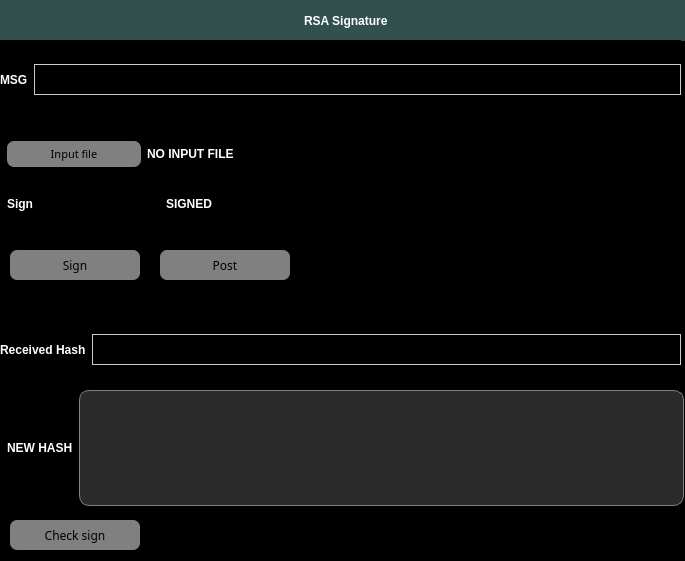
<?xml version="1.0" encoding="UTF-8"?>
<ui version="4.0">
 <class>MainWindow</class>
 <widget class="QMainWindow" name="MainWindow">
  <property name="geometry">
   <rect>
    <x>0</x>
    <y>0</y>
    <width>685</width>
    <height>561</height>
   </rect>
  </property>
  <property name="sizePolicy">
   <sizepolicy hsizetype="Fixed" vsizetype="Fixed">
    <horstretch>0</horstretch>
    <verstretch>0</verstretch>
   </sizepolicy>
  </property>
  <property name="minimumSize">
   <size>
    <width>0</width>
    <height>0</height>
   </size>
  </property>
  <property name="maximumSize">
   <size>
    <width>685</width>
    <height>650</height>
   </size>
  </property>
  <property name="windowTitle">
   <string>RSA Signature</string>
  </property>
  <property name="styleSheet">
   <string notr="true">background-color: rgb(0, 0, 0);</string>
  </property>
  <widget class="QWidget" name="centralwidget">
   <property name="styleSheet">
    <string notr="true">background-color: rgb(0, 0,0);</string>
   </property>
   <widget class="QFrame" name="frame">
    <property name="geometry">
     <rect>
      <x>0</x>
      <y>0</y>
      <width>701</width>
      <height>41</height>
     </rect>
    </property>
    <property name="styleSheet">
     <string notr="true">background-color: rgb(49, 80, 78)</string>
    </property>
    <property name="frameShape">
     <enum>QFrame::StyledPanel</enum>
    </property>
    <property name="frameShadow">
     <enum>QFrame::Raised</enum>
    </property>
    <widget class="QWidget" name="horizontalLayoutWidget">
     <property name="geometry">
      <rect>
       <x>0</x>
       <y>0</y>
       <width>691</width>
       <height>41</height>
      </rect>
     </property>
     <layout class="QHBoxLayout" name="horizontalLayout">
      <item>
       <spacer name="horizontalSpacer">
        <property name="orientation">
         <enum>Qt::Horizontal</enum>
        </property>
        <property name="sizeHint" stdset="0">
         <size>
          <width>40</width>
          <height>20</height>
         </size>
        </property>
       </spacer>
      </item>
      <item>
       <widget class="QLabel" name="label_4">
        <property name="styleSheet">
         <string notr="true">color: white;
font: 18pt &quot;Century Gothic&quot;;
font-weight: 700;</string>
        </property>
        <property name="text">
         <string>RSA Signature</string>
        </property>
       </widget>
      </item>
      <item>
       <spacer name="horizontalSpacer_2">
        <property name="orientation">
         <enum>Qt::Horizontal</enum>
        </property>
        <property name="sizeHint" stdset="0">
         <size>
          <width>40</width>
          <height>20</height>
         </size>
        </property>
       </spacer>
      </item>
     </layout>
    </widget>
   </widget>
   <widget class="QPushButton" name="sign_btn">
    <property name="geometry">
     <rect>
      <x>10</x>
      <y>250</y>
      <width>130</width>
      <height>30</height>
     </rect>
    </property>
    <property name="font">
     <font>
      <family>Century Gothic</family>
     </font>
    </property>
    <property name="styleSheet">
     <string notr="true">QPushButton {
	color: black;
	background-color: grey;
	border-radius: 7px;
}

QPushButton:pressed {
	background-color: rgb(102, 102, 102);
}</string>
    </property>
    <property name="text">
     <string>Sign</string>
    </property>
   </widget>
   <widget class="QWidget" name="horizontalLayoutWidget_2">
    <property name="geometry">
     <rect>
      <x>0</x>
      <y>120</y>
      <width>691</width>
      <height>116</height>
     </rect>
    </property>
    <layout class="QHBoxLayout" name="horizontalLayout_2" stretch="1,100,1">
     <item>
      <spacer name="horizontalSpacer_4">
       <property name="orientation">
        <enum>Qt::Horizontal</enum>
       </property>
       <property name="sizeHint" stdset="0">
        <size>
         <width>40</width>
         <height>20</height>
        </size>
       </property>
      </spacer>
     </item>
     <item>
      <layout class="QGridLayout" name="gridLayout" rowstretch="0,0" columnstretch="1,4,0">
       <item row="0" column="0">
        <widget class="QPushButton" name="InputFile_btn">
         <property name="font">
          <font>
           <family>Century Gothic</family>
           <pointsize>8</pointsize>
          </font>
         </property>
         <property name="styleSheet">
          <string notr="true">QPushButton {
	color: black;
	background-color: grey;
	border-radius: 7px;
	padding: 5px;
}

QPushButton:pressed {
	background-color: rgb(102, 102, 102);
}</string>
         </property>
         <property name="text">
          <string>Input file</string>
         </property>
        </widget>
       </item>
       <item row="1" column="0">
        <widget class="QLabel" name="hash_label">
         <property name="styleSheet">
          <string notr="true">color: white;
font: 14pt &quot;Century Gothic&quot;;
font-weight: 700;
text-transform: uppercase;
</string>
         </property>
         <property name="text">
          <string>Sign</string>
         </property>
        </widget>
       </item>
       <item row="1" column="1">
        <widget class="QCheckBox" name="signed_checkBox">
         <property name="styleSheet">
          <string notr="true">color: white;
font: 14pt &quot;Century Gothic&quot;;
font-weight: 700;
text-transform: uppercase;
</string>
         </property>
         <property name="text">
          <string>SIGNED</string>
         </property>
         <property name="checkable">
          <bool>true</bool>
         </property>
        </widget>
       </item>
       <item row="0" column="1">
        <widget class="QLabel" name="input_path">
         <property name="styleSheet">
          <string notr="true">color: white;
font: 14pt &quot;Century Gothic&quot;;
font-weight: 700;
text-transform: uppercase;
</string>
         </property>
         <property name="text">
          <string>NO INPUT FILE</string>
         </property>
        </widget>
       </item>
      </layout>
     </item>
     <item>
      <spacer name="horizontalSpacer_3">
       <property name="orientation">
        <enum>Qt::Horizontal</enum>
       </property>
       <property name="sizeHint" stdset="0">
        <size>
         <width>40</width>
         <height>20</height>
        </size>
       </property>
      </spacer>
     </item>
    </layout>
   </widget>
   <widget class="QWidget" name="horizontalLayoutWidget_3">
    <property name="geometry">
     <rect>
      <x>0</x>
      <y>40</y>
      <width>681</width>
      <height>80</height>
     </rect>
    </property>
    <layout class="QHBoxLayout" name="horizontalLayout_3">
     <item>
      <widget class="QLabel" name="label_msg">
       <property name="styleSheet">
        <string notr="true">color: white;
font: 14pt &quot;Century Gothic&quot;;
font-weight: 700;
text-transform: uppercase;
</string>
       </property>
       <property name="text">
        <string>MSG</string>
       </property>
      </widget>
     </item>
     <item>
      <widget class="QLineEdit" name="lineEdit_msg">
       <property name="font">
        <font>
         <family>Century Gothic</family>
         <pointsize>14</pointsize>
         <weight>50</weight>
         <bold>false</bold>
        </font>
       </property>
       <property name="styleSheet">
        <string notr="true">color: white;
border: 1px solid #ccc;</string>
       </property>
      </widget>
     </item>
    </layout>
   </widget>
   <widget class="QWidget" name="horizontalLayoutWidget_4">
    <property name="geometry">
     <rect>
      <x>0</x>
      <y>390</y>
      <width>691</width>
      <height>116</height>
     </rect>
    </property>
    <layout class="QHBoxLayout" name="horizontalLayout_4" stretch="1,100,1">
     <item>
      <spacer name="horizontalSpacer_5">
       <property name="orientation">
        <enum>Qt::Horizontal</enum>
       </property>
       <property name="sizeHint" stdset="0">
        <size>
         <width>40</width>
         <height>20</height>
        </size>
       </property>
      </spacer>
     </item>
     <item>
      <layout class="QGridLayout" name="gridLayout_2" rowstretch="0" columnstretch="1,10">
       <item row="0" column="0">
        <widget class="QLabel" name="hash_label_2">
         <property name="styleSheet">
          <string notr="true">color: white;
font: 14pt &quot;Century Gothic&quot;;
font-weight: 700;
text-transform: uppercase;
</string>
         </property>
         <property name="text">
          <string>NEW HASH</string>
         </property>
        </widget>
       </item>
       <item row="0" column="1">
        <widget class="QPlainTextEdit" name="new_hash">
         <property name="styleSheet">
          <string notr="true">background-color: rgb(42, 42, 42);
border: 1px solid gray;
border-radius: 10px;
color: white;
</string>
         </property>
        </widget>
       </item>
      </layout>
     </item>
     <item>
      <spacer name="horizontalSpacer_6">
       <property name="orientation">
        <enum>Qt::Horizontal</enum>
       </property>
       <property name="sizeHint" stdset="0">
        <size>
         <width>40</width>
         <height>20</height>
        </size>
       </property>
      </spacer>
     </item>
    </layout>
   </widget>
   <widget class="QWidget" name="horizontalLayoutWidget_5">
    <property name="geometry">
     <rect>
      <x>0</x>
      <y>310</y>
      <width>681</width>
      <height>80</height>
     </rect>
    </property>
    <layout class="QHBoxLayout" name="horizontalLayout_5">
     <item>
      <widget class="QLabel" name="received_hash_label">
       <property name="styleSheet">
        <string notr="true">color: white;
font: 14pt &quot;Century Gothic&quot;;
font-weight: 700;
text-transform: uppercase;
</string>
       </property>
       <property name="text">
        <string>Received Hash</string>
       </property>
      </widget>
     </item>
     <item>
      <widget class="QLineEdit" name="received_hash">
       <property name="font">
        <font>
         <family>Century Gothic</family>
         <pointsize>14</pointsize>
         <weight>50</weight>
         <bold>false</bold>
        </font>
       </property>
       <property name="styleSheet">
        <string notr="true">color: white;
border: 1px solid #ccc;</string>
       </property>
      </widget>
     </item>
    </layout>
   </widget>
   <widget class="QPushButton" name="check_sign_btn">
    <property name="geometry">
     <rect>
      <x>10</x>
      <y>520</y>
      <width>130</width>
      <height>30</height>
     </rect>
    </property>
    <property name="font">
     <font>
      <family>Century Gothic</family>
     </font>
    </property>
    <property name="styleSheet">
     <string notr="true">QPushButton {
	color: black;
	background-color: grey;
	border-radius: 7px;
}

QPushButton:pressed {
	background-color: rgb(102, 102, 102);
}</string>
    </property>
    <property name="text">
     <string>Check sign</string>
    </property>
   </widget>
   <widget class="QPushButton" name="post_btn">
    <property name="geometry">
     <rect>
      <x>160</x>
      <y>250</y>
      <width>130</width>
      <height>30</height>
     </rect>
    </property>
    <property name="font">
     <font>
      <family>Century Gothic</family>
     </font>
    </property>
    <property name="styleSheet">
     <string notr="true">QPushButton {
	color: black;
	background-color: grey;
	border-radius: 7px;
}

QPushButton:pressed {
	background-color: rgb(102, 102, 102);
}</string>
    </property>
    <property name="text">
     <string>Post</string>
    </property>
   </widget>
  </widget>
 </widget>
 <resources/>
 <connections/>
</ui>
